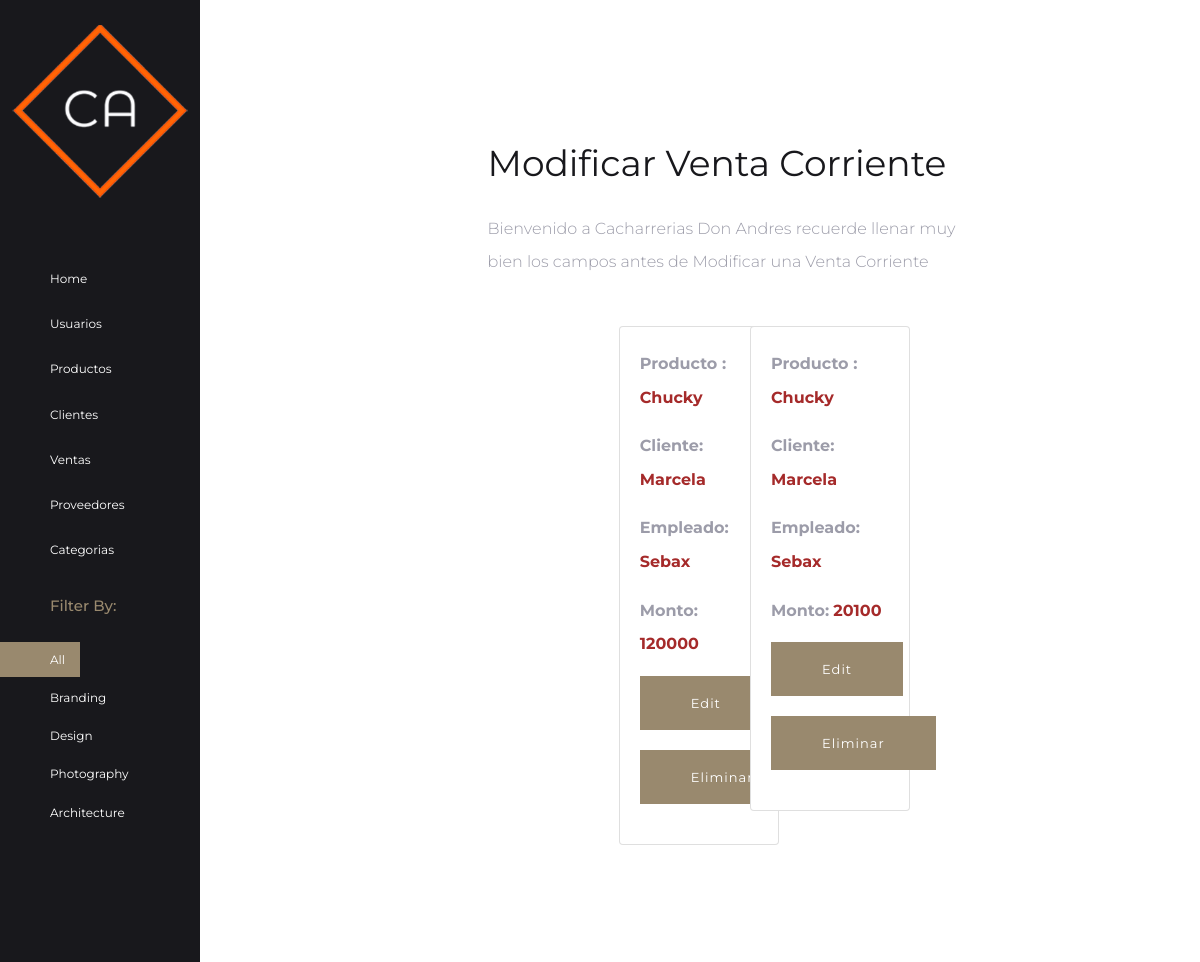
/modiventa, run on the app's committed database.
### api/models.py (models this page shows, shortened)
class Venta(models.Model):
    id_venta = models.AutoField(primary_key=True)
    id_producto = models.ForeignKey(Productos,on_delete=models.CASCADE)
    id_cliente = models.ForeignKey(Cliente,on_delete=models.CASCADE)
    id_usuario = models.ForeignKey(Usuarios,on_delete=models.CASCADE)
    monto_venta = models.IntegerField()
    createdAt = models.DateTimeField(auto_now_add=True)
    class Meta:
        ordering = ["id_venta"]

class Productos(models.Model):
    Status=((('Compra','Compra Producto')),(('Venta','Venta Producto')),(('Pendiente',' Pendiente Producto')),)
    id_producto = models.AutoField(primary_key=True)
    nombre_producto = models.CharField(max_length=100)
    codigo =  models.ForeignKey(Categoria,on_delete=models.CASCADE)
    id_proveedor = models.ForeignKey(Proveedor,on_delete=models.CASCADE)
    estado_producto = models.CharField(
        max_length=32,choices=Status,default='available',
    )
    cantidad_producto = models.IntegerField()
    precio_producto = models.IntegerField()
    imagen_producto = models.URLField(max_length=400)
    createdAt = models.DateTimeField(auto_now_add=True)
    class Meta:
        ordering = ["id_producto"]
    def __str__(self):
        return self.nombre_producto

class Cliente(models.Model):
    Status=((('Nuevo','Cliente Nuevo')),(('Antiguo','CLiente Antiguo')),)
    id_cliente = models.AutoField(primary_key=True)
    nombre_cliente = models.CharField(max_length=100,null=False)
    cedula_cliente = models.CharField(unique=True,max_length=100,null=False)
    estado_cliente =  models.CharField(
        max_length=32,choices=Status,default='available',
    )
    telefono_cliente = models.CharField(max_length=10)
    createdAt = models.DateTimeField(auto_now_add=True)
    class Meta:
        ordering = ["id_cliente"]
    def __str__(self):
        return self.nombre_cliente

class Usuarios(models.Model):
    Status=((('A','Admin')),(('O','Operador')),)
    id_persona = models.AutoField(primary_key= True)
    username = models.OneToOneField(User,on_delete=models.CASCADE)
    email = models.EmailField()
    nombre_persona = models.CharField('Nombre', max_length=100)
    password = models.CharField(max_length=10)
    password2 = models.CharField(max_length=10)
    rol_usuario = models.CharField(
        max_length=32,choices=Status,default='available',
    )
    createdAt = models.DateTimeField(auto_now_add=True)
    class Meta:
        ordering = ["id_persona"]
    def __str__(self):
        return self.nombre_persona

### fron/views.py (the view)
# urls.py: path('modiventa',FormularioVentaView.modificar_venta,name="MODventa"),
    def modificar_venta(request):
       shelf = Venta.objects.all()
       upload = FormularioVenta()
       if request.method == 'POST':
           upload = FormularioVenta(request.POST)
           if upload.is_valid():
               upload.save
               return render(request,"modificar_venta.html")
       return render(request,"modificar_venta.html",{"miformulario":upload,"shelf":shelf})

### fron/templates/modificar_venta.html (shortened to what this page needs)
{% extends "padre.html" %}
{% load static %}
{% block content%}
<div class="col-lg-10 col-md-9 col-12 body_block  align-content-center">
  <div>
      <div class="img_card">
          <div class="row justify-content-center">
              <div class="col-md-6 col-7 content_section">
                  <div class="content_box">
                      <div class="content_box_inner">
                          <div>
                              <h3>
                                 Modificar Venta Corriente
                              </h3>
                              <p>
                             Bienvenido a Cacharrerias Don Andres recuerde llenar muy bien los campos antes de Modificar una Venta Corriente
                              </p>
                              <br>
                              <div class="mt75 row justify-content-center">
                                {% for venta in shelf %}
                                <div class="grid-item branding col-sm-12 col-md-6 col-lg-3">
                                <div class="card" style="width: 10rem;">
                                <div class="card-body">
                                <p class="card-text"><strong>Producto :</strong> <strong style="color: brown;">{{ venta.id_producto }}</strong></p>
                                <p class="card-text"><strong>Cliente:</strong> <strong style="color: brown;">{{ venta.id_cliente }}</strong></p>
                                <p class="card-text"><strong>Empleado:</strong> <strong style="color: brown;">{{ venta.id_usuario }}</strong></p>
                                <p class="card-text"><strong>Monto:</strong> <strong style="color: brown;">{{ venta.monto_venta }}</strong></p>
                               <center>
                                <form action="/resulmodiventa/{{venta.id_venta}}" method="GET">
                                        <button type="submit" class="btn btn-primary">Edit</button>
                                    </form>
                                 <form action="/eliminarventa/{{venta.id_venta}}" method="GET">
                                      <button type="submit" class="btn btn-primary">Eliminar</button>
                                  </form>
                              </center>
                                </div>
                              </div>
                            </div>
                            <br>
                            {% endfor %}
                        </div>
                          </div>
                      </div>
                  </div>
              </div>
          </div>
        </div>
  </div>
</div>
{% endblock %}

### fron/static/css/main.css (style rules this page uses)
body { font-size: 20px; line-height: 1.6; font-weight: 300; font-family: "Montserrat", sans-serif; color: #9c9ca9; font-style: normal; overflow-x: hidden; }
h1, h2, h3, h4, h5, h6 { font-family: "Montserrat", sans-serif; font-weight: 400; color: #18181c; line-height: 1.3; }
h3, .h3 { font-size: 36px; margin-bottom: 25px; }
p { font-size: 16px; font-family: "Montserrat", sans-serif; margin: 0 0 15px; line-height: 2.1; font-weight: 300; color: #9c9ca9; }
strong { font-weight: 700; }
.body_block { background-color: #ffffff; padding: 50px 30px; }
.img_card { position: relative; }
.img_card .content_section { background-color: #ffffff; position: relative; padding: 50px 0; }
.img_card .content_section .content_box { position: relative; left: 0; right: 0; margin-right: -75px; z-index: 999; top: 0; width: auto; bottom: 0; padding: 15px; min-height: 500px; background-color: #ffffff; }
.img_card .content_section .content_box .content_box_inner { padding: 25px 20px 25px 15px; }
.btn { font-size: 13px; line-height: 1.7; text-transform: capitalize; color: #fff; font-weight: 400; padding: 15px 50px; border-radius: 0; outline: 0 !important; border: none; cursor: pointer; letter-spacing: 1px; background-color: #18181c; -webkit-transition: all 300ms ease-in-out; transition: all 300ms ease-in-out; }
.btn-primary { background-color: #99896e; border: solid 1px #99896e; color: #ffffff; -webkit-transition: all 300ms ease-in-out; transition: all 300ms ease-in-out; }

### data on the page
Venta: id_producto "Chucky", id_cliente "Marcela", id_usuario "Sebax", monto_venta "120000"
Venta: id_producto "Chucky", id_cliente "Marcela", id_usuario "Sebax", monto_venta "20100"
